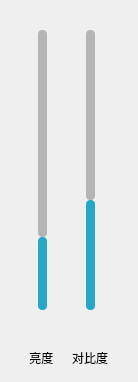
        <widget class="QWidget" name="page_10">
         <widget class="QLabel" name="label_23">
          <property name="geometry">
           <rect>
            <x>72</x>
            <y>342</y>
            <width>57</width>
            <height>31</height>
           </rect>
          </property>
          <property name="styleSheet">
           <string notr="true">font: 87 10pt &quot;Arial Black&quot;;
font: 75 10pt &quot;Microsoft YaHei UI&quot;;</string>
          </property>
          <property name="text">
           <string>对比度</string>
          </property>
         </widget>
         <widget class="QSlider" name="verticalSlider">
          <property name="geometry">
           <rect>
            <x>32</x>
            <y>30</y>
            <width>21</width>
            <height>280</height>
           </rect>
          </property>
          <property name="cursor">
           <cursorShape>ClosedHandCursor</cursorShape>
          </property>
          <property name="styleSheet">
           <string notr="true">QSlider{
border-radius: 6px;  


}
QSlider::add-page:vertical 
     {      background-color: rgb(37, 168, 198);
        border-radius: 4px;
        width:4px;  
     } 
     QSlider::sub-page:vertical  
    {  
        border-radius: 4px;
	background-color: rgb(180, 180, 180);
        width:4px;  
     }  
    QSlider::groove:vertical   
    {  
        background:transparent;  
        width:9px;
		border:0px solid black;
		border-radius: 7px;
		padding:0px;
        margin:0px;
    }  
    QSlider::handle:vertical  
    {  
         height: 20px;  
       
           border-image: url(:/images/圆形 (5).png);
	 
         margin: 0 -6px;  
     }
QSlider::handle:vertical:hover{
 		 height: 20px;  
        width:15px;  
         
	border-image: url(:/images/圆形 (1).png);
	
         margin: -0 -6px
	

       }


</string>
          </property>
          <property name="maximum">
           <number>300</number>
          </property>
          <property name="value">
           <number>80</number>
          </property>
          <property name="orientation">
           <enum>Qt::Vertical</enum>
          </property>
         </widget>
         <widget class="QSlider" name="verticalSlider_2">
          <property name="geometry">
           <rect>
            <x>80</x>
            <y>30</y>
            <width>21</width>
            <height>280</height>
           </rect>
          </property>
          <property name="cursor">
           <cursorShape>ClosedHandCursor</cursorShape>
          </property>
          <property name="styleSheet">
           <string notr="true">QSlider{
border-radius: 6px;  


}
QSlider::add-page:vertical 
     {      background-color: rgb(37, 168, 198);
        border-radius: 4px;
        width:4px;  
     } 
     QSlider::sub-page:vertical  
    {  
        border-radius: 4px;
	background-color: rgb(180, 180, 180);
        width:4px;  
     }  
    QSlider::groove:vertical   
    {  
        background:transparent;  
        width:9px;
		border:0px solid black;
		border-radius: 7px;
		padding:0px;
        margin:0px;
    }  
    QSlider::handle:vertical  
    {  
         height: 20px;  
       
           border-image: url(:/images/圆形 (5).png);
	 
         margin: 0 -6px;  
     }
QSlider::handle:vertical:hover{
 		 height: 20px;  
        width:15px;  
         
	border-image: url(:/images/圆形 (1).png);
	
         margin: -0 -6px
	

       }


</string>
          </property>
          <property name="maximum">
           <number>200</number>
          </property>
          <property name="value">
           <number>80</number>
          </property>
          <property name="orientation">
           <enum>Qt::Vertical</enum>
          </property>
         </widget>
         <widget class="QLabel" name="label_22">
          <property name="geometry">
           <rect>
            <x>20</x>
            <y>342</y>
            <width>47</width>
            <height>31</height>
           </rect>
          </property>
          <property name="toolTipDuration">
           <number>-1</number>
          </property>
          <property name="styleSheet">
           <string notr="true">font: 87 10pt &quot;Arial Black&quot;;
font: 75 10pt &quot;Microsoft YaHei UI&quot;;</string>
          </property>
          <property name="text">
           <string> 亮度</string>
          </property>
          <property name="indent">
           <number>6</number>
          </property>
         </widget>
        </widget>
